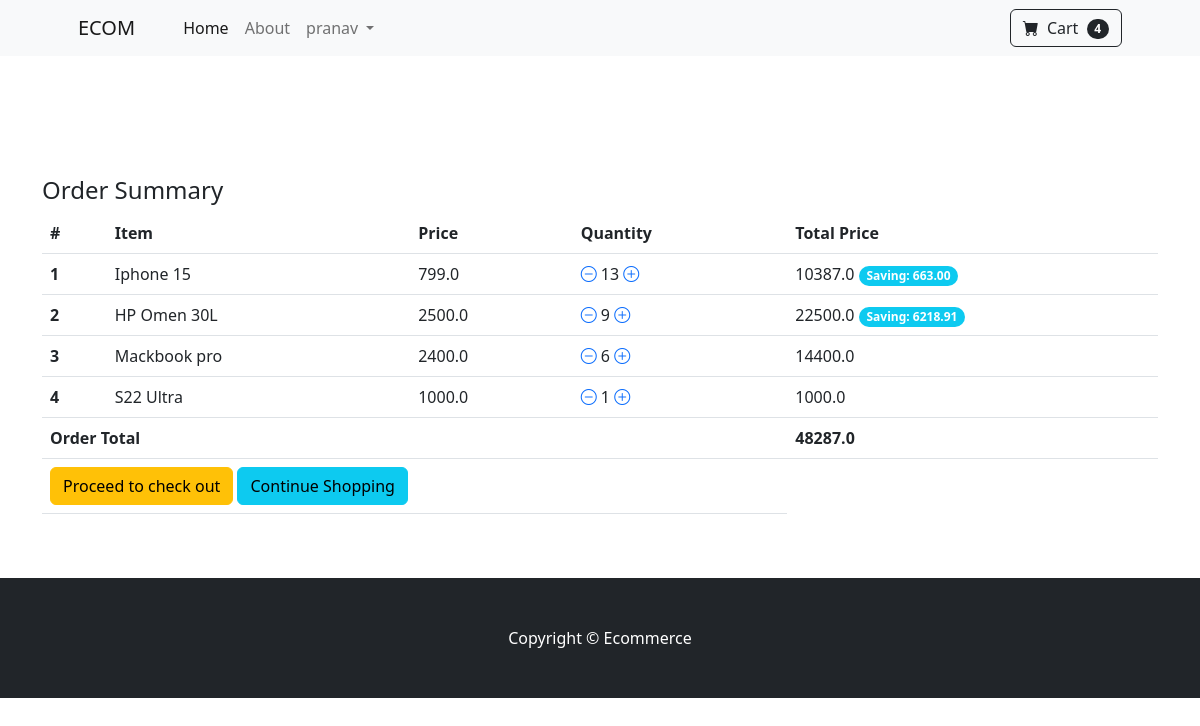
The page /summary (signed in) on the database its author committed.
### frontend/models.py (models this page shows, shortened)
class Order(models.Model):
    user=models.ForeignKey(User, on_delete=models.CASCADE)
    order_ref=models.CharField(max_length=20)
    items=models.ManyToManyField(OrderItem)
    ordered_date=models.DateField()
    ordered=models.BooleanField(default=False)
    billing_address=models.ForeignKey('BillingAddress', on_delete=models.SET_NULL, blank=True, null=True)
    coupon=models.ForeignKey('Coupon', on_delete=models.SET_NULL, blank=True, null=True)
    payment=models.ForeignKey('Payment',on_delete=models.SET_NULL, blank=True, null=True)
    delivered=models.BooleanField(default=False)
    recieved=models.BooleanField(default=False)
    refund_requested=models.BooleanField(default=False)
    refund_granted=models.BooleanField(default=False)
    def total_price(self):
        total=0
        for order_item in self.items.all():
            total+=order_item.final_price()
        return total

class OrderItem(models.Model):
    user=models.ForeignKey(User, on_delete=models.CASCADE)
    ordered=models.BooleanField(default=False)
    item=models.ForeignKey(Item, on_delete=models.CASCADE)
    quantity=models.IntegerField(default=1)
    def total_item_price(self):
        return self.quantity * self.item.price
    def total_discount_item_price(self):
        return self.quantity * self.item.discount_price
    def amount_saved(self):
        return self.total_item_price()- self.total_discount_item_price()
    def final_price(self):
        if self.item.discount_price:
            return self.total_discount_item_price()
        return self.total_item_price()

class Item(models.Model):
    title=models.CharField(max_length=100)
    price=models.FloatField()
    discount_price=models.FloatField(blank=True, null=True)
    category=models.CharField(choices=CATEGORY_CHOICES,max_length=5)
    label=models.CharField(choices=LABEL_CHOICES, max_length=5)
    slug=models.SlugField()
    description=models.TextField()
    image=models.ImageField()

### frontend/views.py (the view)
# urls.py: path('summary', views.OrderSummaryView.as_view(), name='summary'),
class OrderSummaryView(LoginRequiredMixin, View):
    def get(self, *args, **kwargs):
        try:
            current_order=Order.objects.get(user=self.request.user, ordered=False)
            context={
                'object': current_order
            }
            return render(self.request, 'summary.html', context)
        except ObjectDoesNotExist:
            messages.warning(self.request, "You do not have an active order")
            return redirect('/')
        return render(self.request, 'summary.html')

### frontend/templatetags/cart_template_tag.py (called while the page is built)
@register.filter
def cart_count(user):
    if user.is_authenticated:
        query_set=Order.objects.filter(user=user, ordered=False)
        if query_set.exists():
            return query_set[0].items.count()
        return 0

### templates/summary.html (shortened to what this page needs)
{% extends "base.html" %}
{% block content %}
    <section class="py-5">
        <div class="container table-responsive">
            <h4>Order Summary</h4>
            <table class="table">
                <thead>
                    <tr>
                        <th scope="col">#</th>
                        <th scope="col">Item</th>
                        <th scope="col">Price</th>
                        <th scope="col">Quantity</th>
                        <th scope="col">Total Price</th>
                    </tr>
                </thead>
                <tbody>
                    {% for order_item in object.items.all %}
                        <tr>
                            <th scope="row">{{ forloop.counter }}</th>
                            <td>{{ order_item.item.title }}</td>
                            {% if order_item.item.discount_price %}
                                <td>{{ order_item.item.discount_price }}</td>
                            {% else %}
                                <td>{{ order_item.item.price }}</td>
                            {% endif %}
                            <td class="text-right">
                                <a href=" {% url 'frontend:remove-single-item' order_item.item.slug %}"><i class="bi bi-dash-circle mr-2"></i></a>
                                {{ order_item.quantity }}
                                <a href="{% url 'frontend:add-to-cart' order_item.item.slug %}">
                                    <i class="bi bi-plus-circle ml-2"></i>
                                </a>
                            </td>
                            {% if order_item.item.discount_price %}
                                <td class="text-right">{{ order_item.total_discount_item_price }}
                                    <span class="badge rounded-pill bg-info ml-2">
                                        Saving: {{ order_item.amount_saved | floatformat:2 }}
                                    </span>
                                </td>
                            {% else %}
                                <td class="text-right">{{ order_item.total_item_price }}</td>
                            {% endif %}
                        </tr>
                    {% endfor %}
                    {% if object.total_price %}
                        <tr>
                            <td colspan="4"><b>Order Total</b></td>
                            <td class="text-right"><b>{{ object.total_price }}</b></td>
                        </tr>
                    {% endif %}
                    <tr>
                        <td colspan="4"><button class="btn btn-warning float-right">Proceed to check out</button>
                        <a href="/" button class="btn btn-info float-right mr-2" >Continue Shopping </button></a></td>
                    </tr>
                </tbody>
            </table>
        </div>
    </section>
{% endblock %}

### templates/base.html (shortened to what this page needs)
{% load static %}
{% load cart_template_tag %}
<!DOCTYPE html>
<html lang="en">
<head>
    <link href="https://cdn.jsdelivr.net/npm/bootstrap-icons@1.5.0/font/bootstrap-icons.css" rel="stylesheet" />
    <link href="{% static 'styles.css' %}" rel="stylesheet" />
</head>
<body>
    <nav class="navbar navbar-expand-lg navbar-light bg-light">
        <div class="container px-4 px-lg-5">
            <a class="navbar-brand" href="#!">ECOM</a>
            <div class="collapse navbar-collapse" id="navbarSupportedContent">
                <ul class="navbar-nav me-auto mb-2 mb-lg-0 ms-lg-4">
                    <li class="nav-item"><a class="nav-link active" aria-current="page" href="{% url 'frontend:home' %}">Home</a></li>
                    <li class="nav-item"><a class="nav-link" href="#!">About</a></li>
                    {% if user.is_authenticated %}
                    <li class="nav-item dropdown">
                        <a class="nav-link dropdown-toggle" id="navbarDropdown" href="#" role="button" data-bs-toggle="dropdown" aria-expanded="false">
                            {{ user.get_username }}
                        </a>
                    </li>
                    {% else %}
                    <li class="nav-item">
                    <a class= "nav-link active" aria-current="page" href="{% url 'accounts:login' %}"> Sign In </a>
                    </li>
                    {% endif %}
                </ul>
                <form class="d-flex">
                    <a class="btn btn-outline-dark" href="{% url 'frontend:summary' %}">
                        <i class="bi-cart-fill me-1"></i>
                        Cart
                        <span class="badge bg-dark text-white ms-1 rounded-pill">{{ user | cart_count }}</span>
                    </a>
                </form>
            </div>
        </div>
    </nav>
    <div class="mt-5 pt-4">
    </div>
    {% block content %}{% endblock %}
    <footer class="py-5 bg-dark">
        <div class="container"><p class="m-0 text-center text-white">Copyright &copy; Ecommerce </p></div>
    </footer>
</body>
</html>

### rows shown on the page
OrderItem: item "Iphone 15", item.discount_price "799.0", quantity "13", total_discount_item_price "10387.0", amount_saved "663.00"
OrderItem: item "HP Omen 30L", item.discount_price "2500.0", quantity "9", total_discount_item_price "22500.0", amount_saved "6218.91"
OrderItem: item "Mackbook pro", item.price "2400.0", quantity "6", total_item_price "14400.0"
OrderItem: item "S22 Ultra", item.price "1000.0", quantity "1", total_item_price "1000.0"
Order: total_price "48287.0"

### other values the page prints
{{ user.get_username }} "pranav"
{{ user | cart_count }} "4"
